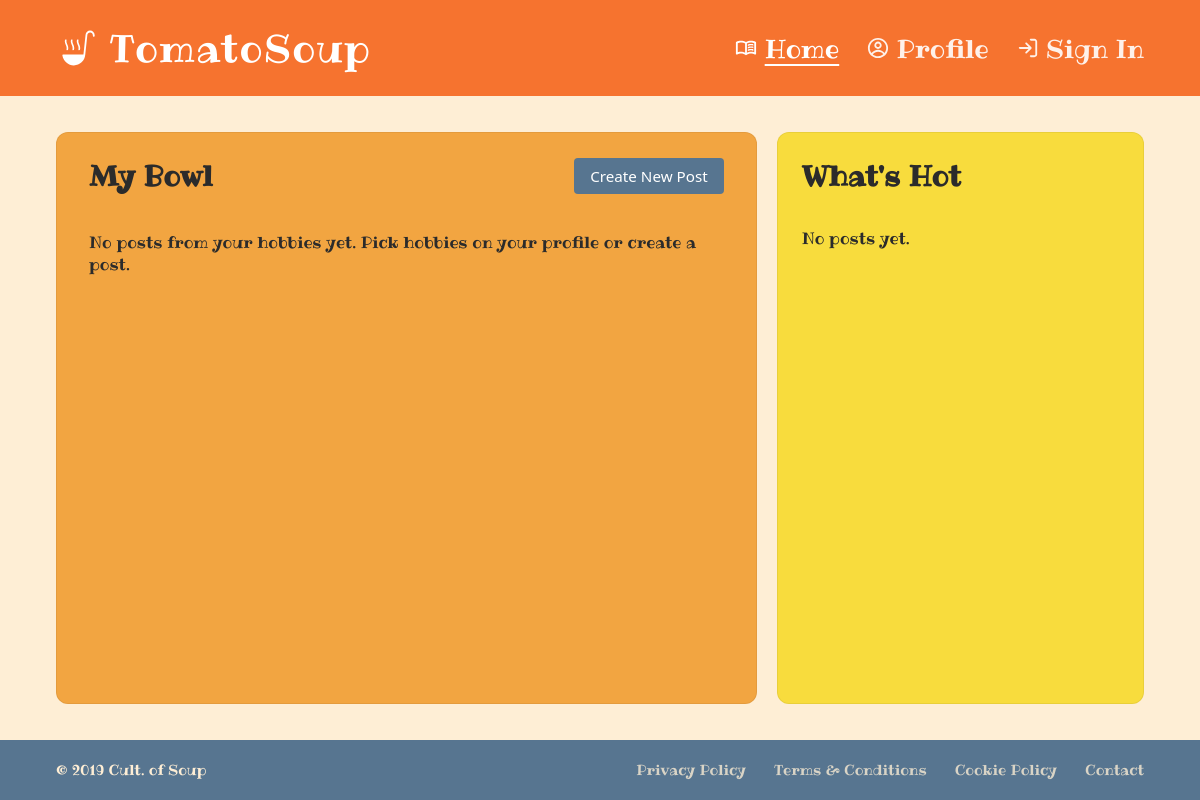
Page / (signed in) on the earlier database version.
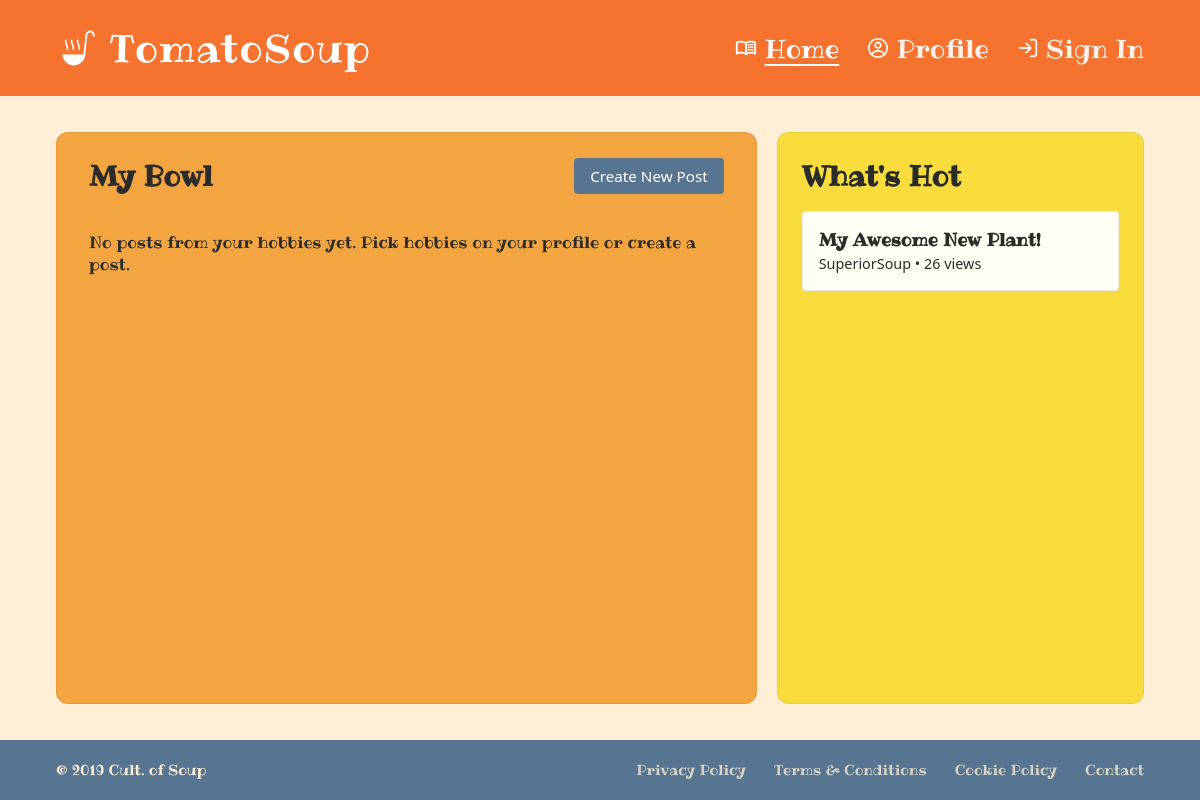
Same page on the later database version.
### Soup/models.py (models this page shows, shortened)
class Post(models.Model):
    id = models.UUIDField(primary_key=True, default=uuid.uuid4, editable=False)
    title = models.CharField(max_length=300, blank=True)
    description = models.TextField(blank=True)
    author = models.ForeignKey(Author, on_delete=models.CASCADE)
    hobby = models.CharField(max_length=300, choices=HOBBY, default='PLANTS')
    published = models.DateTimeField(default=timezone.now)
    views = models.PositiveIntegerField(default=0)

class Author(AbstractBaseUser, PermissionsMixin):
    id = models.UUIDField(primary_key=True, default=uuid.uuid4, editable=False)
    username = models.CharField(max_length=150, unique=True)
    email = models.CharField(blank=True)
    password = models.CharField(max_length=128, default="thisisapassword")
    pronouns = models.CharField(max_length=128, default="")
    hobby = JSONField(default=list, blank=True) # This will be a list of strings of hobbies that the user has selected
    date_joined = models.DateTimeField(default=timezone.now)
    is_superuser = models.BooleanField(default=False)
    is_staff = models.BooleanField(default=False)
    is_active = models.BooleanField(default=True)
    objects = UserManager()
    USERNAME_FIELD = "username"
    REQUIRED_FIELDS = ["email", "password"]

### Soup/views.py (the view)
# urls.py: path('', views.home_view, name='home'),
@login_required
def home_view(request):
    author = request.user
    author_hobbies = author.hobby if isinstance(author.hobby, list) and author.hobby else []
    if author_hobbies:
        feed_posts = (
            Post.objects
            .select_related("author")
            .prefetch_related("image_set")
            .filter(hobby__in=author_hobbies)
            .order_by("-views", "-published")
        )
    else:
        feed_posts = Post.objects.none()
    spotlight_feed = request.GET.get("spotlight", "views")
    if spotlight_feed == "newest":
        whats_new_posts = Post.objects.select_related("author").prefetch_related("image_set").order_by("-published")[:10]
    else:
        whats_new_posts = Post.objects.select_related("author").prefetch_related("image_set").order_by("-views")[:10]
    context = {
        "author": author,
        "feed_posts": feed_posts,
        "whats_new_posts": whats_new_posts,
        "spotlight_mode": spotlight_feed,
    }
    return render(request, "home.html", context)

### Soup/templates/home.html (shortened to what this page needs)
{% extends 'base.html' %}
{% load static %}
{% block head %}
  <link rel="stylesheet" href="{% static 'css/home.css' %}" />
{% endblock %}
{% block content %}
  <div class="home-layout">
    <section class="home-my-bowl" aria-labelledby="my-bowl-heading">
      <div class="home-my-bowl-header">
        <h2 id="my-bowl-heading">My Bowl</h2>
        <a href="{% url 'new_post' %}" class="home-create-post-btn">Create New Post</a>
      </div>
      <div class="home-my-bowl-list">
        {% for post in feed_posts %}
          <article>
            <h3>{{ post.title|default:"Untitled Post" }}</h3>
            <p>By {{ post.author.username }} • {{ post.published|date:"M d, Y H:i" }}</p>
            <p>{{ post.description|truncatewords:30 }}</p>
            <p>Views: {{ post.views }}</p>
            {% with post.image_set.all as images %}
              {% if images %}
                <img src="{{ images.0.image.url }}" alt="" style="max-width: 100%; height: auto; border-radius: 4px;" />
              {% endif %}
            {% endwith %}
            <p><a href="{% url 'post' post.id %}">View More →</a></p>
          </article>
        {% empty %}
          <p>No posts from your hobbies yet. Pick hobbies on your profile or create a post.</p>
        {% endfor %}
      </div>
    </section>
    <section class="home-whats-hot" aria-labelledby="whats-hot-heading">
      <h2 id="whats-hot-heading">What's Hot</h2>
      <div class="home-whats-hot-list">
        {% for post in whats_new_posts %}
          <a href="{% url 'post' post.id %}" class="home-post-teaser">
            <strong>{{ post.title|default:"Untitled Post" }}</strong><br />
            <small>{{ post.author.username }} • {{ post.views }} views</small>
          </a>
        {% empty %}
          <p>No posts yet.</p>
        {% endfor %}
      </div>
    </section>
  </div>
{% endblock %}

Differences in the rows shown:
added Post: title "My Awesome New Plant!", author.username "SuperiorSoup", views "26"
Other differences:
text no longer shown: "No posts yet."
